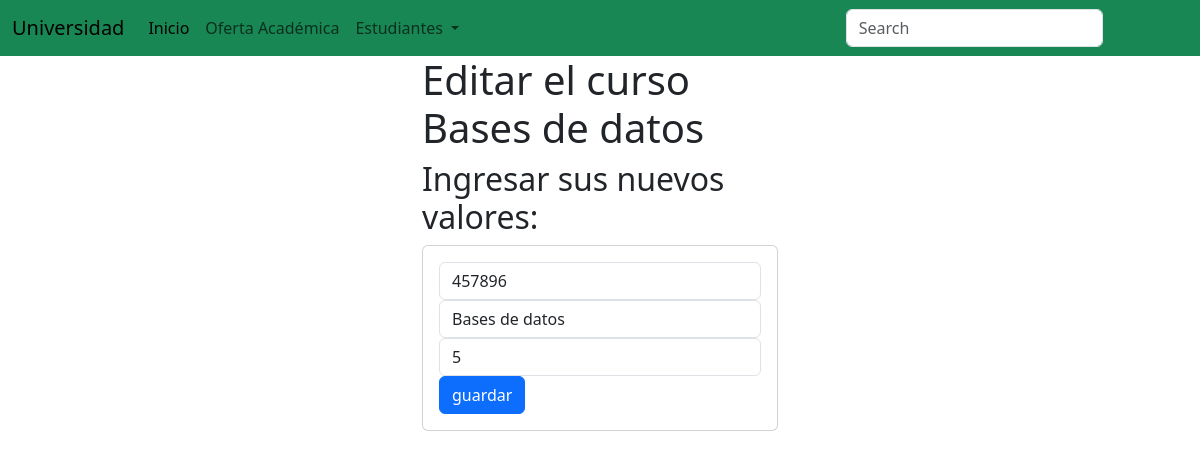
The app's page /edicionCurso/457896 with its own data.
### academico/models.py (models this page shows, shortened)
class Curso(models.Model):
    codigo= models.CharField(primary_key=True, max_length=6)
    nombre=models.CharField(max_length=50)
    creditos= models.PositiveSmallIntegerField()

### academico/views.py (the view)
# urls.py: path('edicionCurso/<codigo>', views.edicionCurso),
def edicionCurso(request, codigo):
    curso = Curso.objects.get(codigo=codigo)
    return render(request, 'edicionCurso.html', {"curso":curso})

### academico/templates/edicionCurso.html (shortened to what this page needs)
{% extends 'base.html' %}
{% block body%}
<div class="row">
    <div class="col-md-4 offset-md-4">
        <h1>
            Editar el curso {{curso.nombre}}
        </h1>
        <h2>
            Ingresar sus nuevos valores:
        </h2>
        <div class="card" >
            <div class="card-body">
                <form action="/editarCurso/" method="POST">{% csrf_token %}
                    <div class="form-group">
                        <input type="text" id="txtCodigo" value={{curso.codigo}} name="txtCodigo" class="form-control" placeholder="Codigo" minlength="6" maxlength="6" required>
                    </div>
                    <div class="form-group">
                        <input type="text" id="txtNombre" value="{{curso.nombre}}" name="txtNombre" class="form-control " placeholder="Nombre" maxlength="50" required>
                    </div>
                    <div class="form-group" >
                         <input type="text" id="numCreditos" name="numCreditos" class="form-control " placeholder="Creditos" minlength="1" maxlength="9" value="{{curso.creditos}}" required>
                    </div>
                    <div class="form-group" >
                            <button type="submit" class="btn btn-primary btn-block text-white">
                                guardar
                            </button>
                    </div>
                </form>
            </div>
        </div>
    </div>
</div>
{% endblock %}

### records on screen
Curso: nombre "Bases de datos", txtCodigo "457896", txtNombre "Bases de datos", numCreditos "5"
